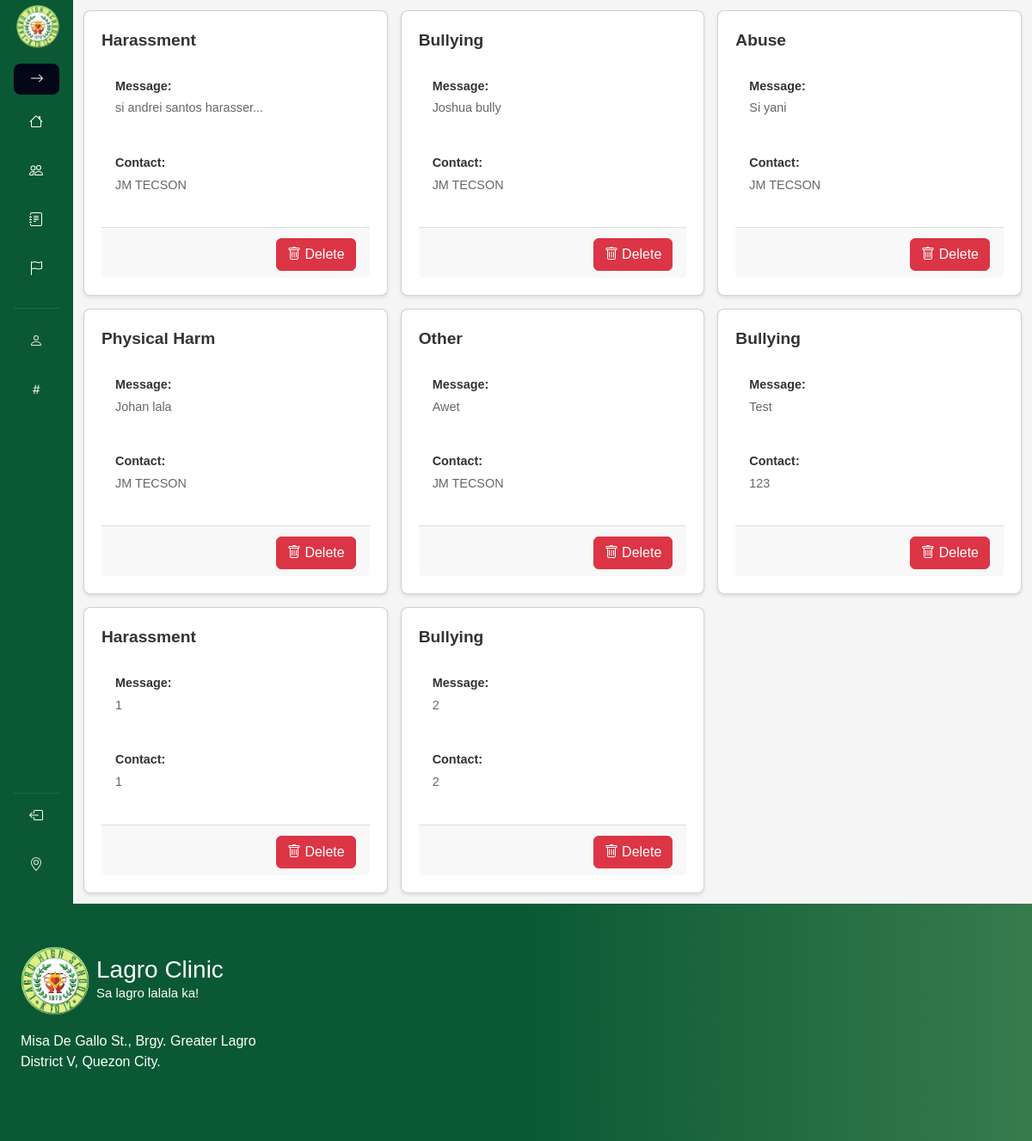
The app's page /in/reports.php (signed in) with its own data.
### tables this page shows
CREATE TABLE `report` (
  `id` int(11) NOT NULL,
  `topic` varchar(50) NOT NULL,
  `message` longtext NOT NULL,
  `contact` varchar(100) NOT NULL,
  `added` datetime NOT NULL
);

### in/reports.php (the view, shortened to what this page needs)
<!DOCTYPE html>
<html lang="en">
<head>
    <link href="../css/bootstrap.min.css" rel="stylesheet" />
    <link href="https://cdn.jsdelivr.net/npm/remixicon@4.5.0/fonts/remixicon.css" rel="stylesheet" />
</head>
<body>
    <main>
        <div class="sidebar-container">
            <?php include '../include/sidebar.php'; ?>
        </div>
        <div class="container">
            <?php
            include "../include/db.php";
            $sql = "SELECT * FROM report";
            $result = mysqli_query($conn, $sql);
            if ($result->num_rows > 0) {
                while ($row = $result->fetch_assoc()) {
            ?>
                    <div class="card" data-id="<?php echo $row['id']; ?>">
                        <div class="card-topic"><?php echo htmlspecialchars($row['topic']); ?></div>
                        <div class="card-body">
                            <label>Message:</label>
                            <p><?php echo htmlspecialchars($row['message']); ?></p>
                        </div>
                        <div class="card-body">
                            <label>Contact:</label>
                            <p><?php echo htmlspecialchars($row['contact']); ?></p>
                        </div>
                        <div class="card-footer">
                            <button class="btn btn-danger" onclick="deleteReport(<?php echo $row['id']; ?>)">
                                <span></span> Delete
                            </button>
                        </div>
                    </div>
            <?php
                }
            } else {
                echo "<div class='no-reports'>No reports found.</div>";
            }
            ?>
        </div>
    </main>
    <?php include "../include/footer.php" ?>
</body>
</html>

### in/reports.php (style rules this page uses)
* { padding: 0; margin: 0; box-sizing: border-box; }
body { font-family: Arial, sans-serif; background-color: #f5f5f5; }
.sidebar-container { position: relative; left: 0; margin-bottom: -10px; }
main { display: flex; }
.container { width: 100%; display: grid; grid-template-columns: repeat(auto-fill, minmax(280px, 1fr)); padding: 12px; gap: 15px; }
.card { background-color: #fff; border-radius: 8px; box-shadow: 0 2px 4px rgba(0, 0, 0, 0.1); padding: 20px; display: flex; flex-direction: column; transition: all 0.3s ease-in-out; animation: fadeIn 0.5s ease-in-out; }
.card-topic { font-size: 1.2em; margin-bottom: 12px; color: #333; font-weight: 600; text-transform: capitalize; }
.card-body { font-size: 0.9em; color: #666; margin-bottom: 10px; flex-grow: 1; }
.card-body label { font-weight: 600; color: #333; display: block; margin-bottom: 4px; }
.card-body p { margin: 0; }
.card-footer { margin-top: 12px; padding-top: 12px; border-top: 1px solid #ddd; display: flex; justify-content: flex-end; }

### include/footer.php (style rules this page uses)
:root { --primary-color: green; --secondary-color: blue; --font-color: white; --gradient-color: linear-gradient(90deg, rgb(10, 89, 52) 50%, rgb(55, 123, 77) 100%); --input-color: #f1f1f1; --shadow: 0 2px 5px rgba(0, 0, 0, 0.2) }
.bi { vertical-align: -0.125em; fill: currentColor; }

### records on screen
report: topic "Harassment", message "si andrei santos harasser...", contact "JM TECSON"
report: topic "Bullying", message "Joshua bully", contact "JM TECSON"
report: topic "Abuse", message "Si yani", contact "JM TECSON"
report: topic "Physical Harm", message "Johan lala", contact "JM TECSON"
report: topic "Other", message "Awet", contact "JM TECSON"
report: topic "Bullying", message "Test", contact "123"
report: topic "Harassment", message "1", contact "1"
report: topic "Bullying", message "2", contact "2"
